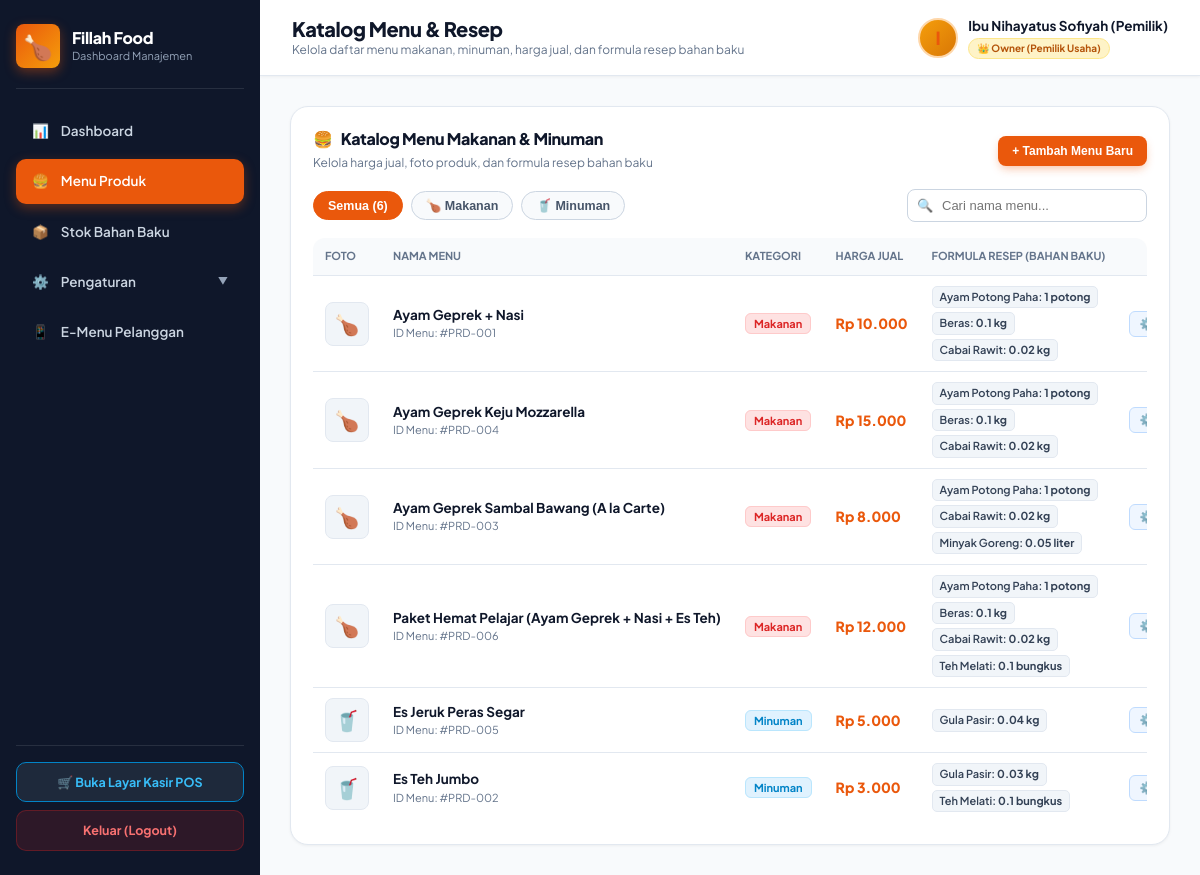
The app's page /admin.php?tab=produk (signed in) with its own data.
### tables this page shows
CREATE TABLE IF NOT EXISTS produk (
    id INT AUTO_INCREMENT PRIMARY KEY,
    nama_produk VARCHAR(100) NOT NULL,
    harga DECIMAL(10,2) NOT NULL,
    kategori ENUM('Makanan', 'Minuman') NOT NULL,
    gambar VARCHAR(255) NULL
);

CREATE TABLE IF NOT EXISTS resep (
    id INT AUTO_INCREMENT PRIMARY KEY,
    id_menu INT NOT NULL,
    id_bahan INT NOT NULL,
    jumlah_dibutuhkan DECIMAL(10,2) NOT NULL,
    FOREIGN KEY (id_menu) REFERENCES produk(id) ON DELETE CASCADE,
    FOREIGN KEY (id_bahan) REFERENCES bahan_baku(id) ON DELETE CASCADE
);

CREATE TABLE IF NOT EXISTS bahan_baku (
    id INT AUTO_INCREMENT PRIMARY KEY,
    nama_bahan VARCHAR(100) NOT NULL,
    stok DECIMAL(10,2) NOT NULL,
    satuan VARCHAR(20) NOT NULL,
    batas_minimum DECIMAL(10,2) NOT NULL,
    gambar VARCHAR(255) NULL
);

### auth_check.php (called while the page is built, shortened)
<?php
function is_owner() {
    return isset($_SESSION['role']) && $_SESSION['role'] === 'Owner';
}
?>

### admin.php (the view, shortened to what this page needs)
<?php
require_once 'auth_check.php';
require_once 'config.php';
$tab_aktif = isset($_GET['tab']) ? trim($_GET['tab']) : 'dashboard';
$produk_list = [];
$res_produk = $conn->query("SELECT * FROM produk ORDER BY kategori ASC, nama_produk ASC");
if ($res_produk) {
    while ($p = $res_produk->fetch_assoc()) {
        $produk_list[] = $p;
    }
}
$resep_map = [];
$res_resep = $conn->query("
    SELECT r.id, r.id_menu, r.id_bahan, r.jumlah_dibutuhkan, b.nama_bahan, b.satuan
    FROM resep r
    JOIN bahan_baku b ON r.id_bahan = b.id
    ORDER BY b.nama_bahan ASC
");
if ($res_resep) {
    while ($r = $res_resep->fetch_assoc()) {
        $resep_map[$r['id_menu']][] = $r;
    }
}
?>
<!DOCTYPE html>
<html lang="id">
<head>
    <link rel="stylesheet" href="style.css">
</head>
<body>
    <aside class="sidebar">
        <div>
            <div class="brand-section">
                <div class="brand-brand-wrap">
                    <div class="brand-icon">🍗</div>
                    <div class="brand-details">
                        <h2>Fillah Food</h2>
                        <p>Dashboard Manajemen</p>
                    </div>
                </div>
            </div>
            <nav class="nav-menu">
                <a href="admin.php?tab=dashboard" data-tab="dashboard" class="nav-item <?php echo ($tab_aktif === 'dashboard') ? 'active' : ''; ?>" onclick="pindahTab('dashboard', event)">
                    <span>📊</span> Dashboard
                </a>
                <a href="admin.php?tab=produk" data-tab="produk" class="nav-item <?php echo ($tab_aktif === 'produk') ? 'active' : ''; ?>" onclick="pindahTab('produk', event)">
                    <span>🍔</span> Menu Produk
                </a>
                <a href="admin.php?tab=stok" data-tab="stok" class="nav-item <?php echo ($tab_aktif === 'stok') ? 'active' : ''; ?>" onclick="pindahTab('stok', event)">
                    <span>📦</span> Stok Bahan Baku
                </a>
                <?php if (is_owner()): ?>
                <div class="nav-group <?php echo in_array($tab_aktif, ['pengguna', 'peran', 'user-setting']) ? 'open' : ''; ?>" id="nav-group-pengaturan">
                    <div class="nav-item nav-parent <?php echo in_array($tab_aktif, ['pengguna', 'peran', 'user-setting']) ? 'active' : ''; ?>" onclick="toggleSubmenu('nav-group-pengaturan')">
                        <div class="nav-parent-title">
                            <span>⚙️</span> Pengaturan
                        </div>
                        <span class="nav-arrow">▼</span>
                    </div>
                </div>
                <?php endif; ?>
                <a href="menu.php" target="_blank" class="nav-item">
                    <span>📱</span> E-Menu Pelanggan
                </a>
            </nav>
        </div>
        <div class="sidebar-footer">
            <a href="kasir.php" class="btn-switch-mode">
                🛒 Buka Layar Kasir POS
            </a>
            <a href="logout.php" class="btn-logout">
                Keluar (Logout)
            </a>
        </div>
    </aside>
    <div class="main-content">
        <header class="topbar">
            <div class="topbar-left">
                <div class="topbar-title">
                    <h1 id="topbar-page-title">
                        <?php
                            if ($tab_aktif === 'pengguna') echo 'Pengelolaan Pengguna';
                            elseif ($tab_aktif === 'peran') echo 'Peran & Hak Akses (RBAC)';
                            elseif ($tab_aktif === 'user-setting') echo 'User Setting & Profil Akun';
                            elseif ($tab_aktif === 'produk') echo 'Katalog Menu & Resep';
                            elseif ($tab_aktif === 'stok') echo 'Persediaan Bahan Baku (Stok)';
                            else echo 'Dashboard Manajemen';
                        ?>
                    </h1>
                    <p id="topbar-page-subtitle">
                        <?php
                            if ($tab_aktif === 'pengguna') echo 'Daftar akun staf terdaftar, pendaftaran staf baru, dan kontrol akun';
                            elseif ($tab_aktif === 'peran') echo 'Konfigurasi pembagian hak akses fitur dan penetapan peran staf (Owner, Admin, Kasir)';
                            elseif ($tab_aktif === 'user-setting') echo 'Pengaturan kredensial akun staf dan profil pribadi';
                            elseif ($tab_aktif === 'produk') echo 'Kelola daftar menu makanan, minuman, harga jual, dan formula resep bahan baku';
                            elseif ($tab_aktif === 'stok') echo 'Pantau sisa stok bahan baku, catat kulakan stok masuk (inbound), dan bahan rusak (outbound)';
                            else echo 'Ringkasan performa omzet bisnis, peringatan stok bahan baku, dan transaksi kasir';
                        ?>
                    </p>
                </div>
            </div>
            <div class="admin-profile">
                <div class="avatar" style="<?php echo (is_owner()) ? 'background: linear-gradient(135deg, #f59e0b, #d97706);' : 'background: linear-gradient(135deg, #0284c7, #0369a1);'; ?> overflow: hidden; padding: 0;">
                    <?php if (!empty($_SESSION['foto']) && file_exists(__DIR__ . '/' . $_SESSION['foto'])): ?>
                        <img src="<?php echo htmlspecialchars($_SESSION['foto']); ?>" alt="Avatar" style="width: 100%; height: 100%; object-fit: cover;">
                    <?php else: ?>
                        <?php
                            $nama_disp = !empty($_SESSION['nama_lengkap']) ? $_SESSION['nama_lengkap'] : $_SESSION['username'];
                            echo strtoupper(substr($nama_disp, 0, 1));
                        ?>
                    <?php endif; ?>
                </div>
                <div class="admin-profile-name">
                    <div style="font-size: 13.5px; font-weight: 700;">
                        <?php echo htmlspecialchars($nama_disp); ?>
                    </div>
                    <div style="font-size: 11px; margin-top: 2px;">
                        <?php if (is_owner()): ?>
                            <span class="badge badge-role-owner" style="font-size: 10px; padding: 2px 8px;">👑 Owner (Pemilik Usaha)</span>
                        <?php else: ?>
                            <span class="badge badge-role-admin" style="font-size: 10px; padding: 2px 8px;">⚙️ Admin (Staf Persediaan)</span>
                        <?php endif; ?>
                    </div>
                </div>
            </div>
        </header>
        <div class="content-body">
        <div id="view-produk" class="tab-view" style="<?php echo ($tab_aktif === 'produk') ? '' : 'display: none;'; ?>">
            <div class="panel-card">
                <div class="panel-header">
                    <div>
                        <h2><span>🍔</span> Katalog Menu Makanan & Minuman</h2>
                        <span style="font-size: 12px; color: var(--text-muted);">Kelola harga jual, foto produk, dan formula resep bahan baku</span>
                    </div>
                    <button class="btn-primary-sm" onclick="bukaModalProdukBaru()">+ Tambah Menu Baru</button>
                </div>
                <div class="filter-bar">
                    <div class="filter-pills">
                        <button type="button" class="filter-pill active" onclick="filterKategoriProduk('all', this)">Semua (<?php echo count($produk_list); ?>)</button>
                        <button type="button" class="filter-pill" onclick="filterKategoriProduk('Makanan', this)">🍗 Makanan</button>
                        <button type="button" class="filter-pill" onclick="filterKategoriProduk('Minuman', this)">🥤 Minuman</button>
                    </div>
                    <div class="search-input-wrap">
                        <span class="search-icon">🔍</span>
                        <input type="text" id="cari-menu-produk" placeholder="Cari nama menu..." onkeyup="filterMenuProduk()">
                    </div>
                </div>
                <div class="table-responsive">
                    <table id="tabel-menu-produk">
                        <thead>
                            <tr>
                                <th style="width: 50px;">Foto</th>
                                <th>Nama Menu</th>
                                <th>Kategori</th>
                                <th>Harga Jual</th>
                                <th>Formula Resep (Bahan Baku)</th>
                                <th style="text-align: right;">Aksi</th>
                            </tr>
                        </thead>
                        <tbody>
                            <?php if (empty($produk_list)): ?>
                                <tr>
                                    <td colspan="6" style="text-align: center; color: var(--text-muted); padding: 30px;">
                                        Belum ada menu produk terdaftar. Klik <strong>"+ Tambah Menu Baru"</strong> untuk mulai mendaftarkan.
                                    </td>
                                </tr>
                            <?php else: ?>
                                <?php foreach ($produk_list as $p): ?>
                                    <tr class="baris-produk" data-kategori="<?php echo htmlspecialchars($p['kategori']); ?>">
                                        <td>
                                            <div class="item-thumb-box">
                                                <?php if (!empty($p['gambar']) && file_exists(__DIR__ . '/' . $p['gambar'])): ?>
                                                    <img src="<?php echo htmlspecialchars($p['gambar']); ?>" alt="<?php echo htmlspecialchars($p['nama_produk']); ?>">
                                                <?php else: ?>
                                                    <span><?php echo ($p['kategori'] === 'Minuman') ? '🥤' : '🍗'; ?></span>
                                                <?php endif; ?>
                                            </div>
                                        </td>
                                        <td>
                                            <strong class="nama-produk-teks" style="font-size: 13.5px;"><?php echo htmlspecialchars($p['nama_produk']); ?></strong>
                                            <div style="font-size: 11px; color: var(--text-muted);">ID Menu: #PRD-<?php echo str_pad($p['id'], 3, '0', STR_PAD_LEFT); ?></div>
                                        </td>
                                        <td>
                                            <span class="<?php echo ($p['kategori'] === 'Minuman') ? 'badge-kat-minuman' : 'badge-kat-makanan'; ?>">
                                                <?php echo htmlspecialchars($p['kategori']); ?>
                                            </span>
                                        </td>
                                        <td>
                                            <span style="font-weight: 800; color: var(--primary); font-size: 14px;">
                                                Rp <?php echo number_format($p['harga'], 0, ',', '.'); ?>
                                            </span>
                                        </td>
                                        <td>
                                            <?php if (!empty($resep_map[$p['id']])): ?>
                                                <div class="resep-tag-list">
                                                    <?php foreach ($resep_map[$p['id']] as $item_r): ?>
                                                        <span class="resep-tag">
                                                            <?php echo htmlspecialchars($item_r['nama_bahan']); ?>:
                                                            <strong><?php echo rtrim(rtrim(number_format($item_r['jumlah_dibutuhkan'], 2, '.', ''), '0'), '.'); ?> <?php echo htmlspecialchars($item_r['satuan']); ?></strong>
                                                        </span>
                                                    <?php endforeach; ?>
                                                </div>
                                            <?php else: ?>
                                                <span style="font-size: 11.5px; color: #94a3b8; font-style: italic;">⚠️ Belum diatur resep</span>
                                            <?php endif; ?>
                                        </td>
                                        <td style="text-align: right; white-space: nowrap;">
                                            <button type="button" class="btn-table-action btn-resep" onclick="bukaModalAturResep(<?php echo $p['id']; ?>, '<?php echo addslashes($p['nama_produk']); ?>')">
                                                ⚙️ Atur Resep
                                            </button>
                                        </td>
                                    </tr>
                                <?php endforeach; ?>
                            <?php endif; ?>
                        </tbody>
                    </table>
                </div>
            </div>
        </div>
        </div>
    </div>
</body>
</html>

### style.css (style rules this page uses)
:root { --primary: #ea580c; --primary-hover: #c2410c; --primary-light: #fff7ed; --secondary: #f59e0b; --success: #16a34a; --success-hover: #15803d; --success-light: #dcfce7; --warning: #d97706; --warning-light: #fef3c7; --danger: #dc2626; --danger-light: #fee2e2; --bg-canvas: #f8fafc; --bg-card: #ffffff; --sidebar-bg: #0f172a; --sidebar-hover: #1e293b; --text-dark: #0f172a; --text-muted: #64748b; --border: #e2e8f0; --radius-sm: 8px; --radius-md: 12px; --radius-lg: 18px; --radius-xl: 24px; --shadow-sm: 0 1px 3px rgba(0, 0, 0, 0.05); --shadow-md: 0 4px 12px -2px rgba(15, 23, 42, 0.08); --shadow-lg: 0 10px 25px -5px rgba(234, 88, 12, 0.15), 0 0 1px 1px rgba(0, 0, 0, 0.05); --shadow-primary: 0 4px 14px -2px rgba(234, 88, 12, 0.4); --safe-top: env(safe-area-inset-top, 0px); --safe-bottom: env(safe-area-inset-bottom, 0px); --safe-left: env(safe-area-inset-left, 0px); --safe-right: env(safe-area-inset-right, 0px); }
*, *::before, *::after { margin: 0; padding: 0; box-sizing: border-box; -webkit-tap-highlight-color: transparent; }
html { font-size: 16px; scroll-behavior: smooth; -webkit-text-size-adjust: 100%; }
body { background-color: var(--bg-canvas); color: var(--text-dark); font-family: 'Plus Jakarta Sans', system-ui, -apple-system, BlinkMacSystemFont, 'Segoe UI', Roboto, sans-serif; line-height: 1.5; min-height: 100vh; min-height: 100dvh; overflow-x: hidden; }
h1, h2, h3, h4, h5, h6 { color: var(--text-dark); font-weight: 800; letter-spacing: -0.02em; line-height: 1.25; }
.badge { display: inline-flex; align-items: center; gap: 4px; padding: 4px 10px; border-radius: 20px; font-size: 0.725rem; font-weight: 700; white-space: nowrap; }
.table-responsive { width: 100%; overflow-x: auto; -webkit-overflow-scrolling: touch; border-radius: var(--radius-md); }
.table-responsive table { width: 100%; min-width: 580px; border-collapse: collapse; }

### records on screen
produk: nama_produk "Ayam Geprek + Nasi", id "001", kategori "Makanan", harga "10.000"
resep: id_bahan.nama_bahan "Ayam Potong Paha", jumlah_dibutuhkan "1", id_bahan.satuan "potong"
resep: id_bahan.nama_bahan "Beras", jumlah_dibutuhkan "0.1", id_bahan.satuan "kg"
resep: id_bahan.nama_bahan "Cabai Rawit", jumlah_dibutuhkan "0.02", id_bahan.satuan "kg"
produk: nama_produk "Ayam Geprek Keju Mozzarella", id "004", kategori "Makanan", harga "15.000"
resep: id_bahan.nama_bahan "Ayam Potong Paha", jumlah_dibutuhkan "1", id_bahan.satuan "potong"
resep: id_bahan.nama_bahan "Beras", jumlah_dibutuhkan "0.1", id_bahan.satuan "kg"
resep: id_bahan.nama_bahan "Cabai Rawit", jumlah_dibutuhkan "0.02", id_bahan.satuan "kg"
produk: nama_produk "Ayam Geprek Sambal Bawang (A la Carte)", id "003", kategori "Makanan", harga "8.000"
resep: id_bahan.nama_bahan "Ayam Potong Paha", jumlah_dibutuhkan "1", id_bahan.satuan "potong"
resep: id_bahan.nama_bahan "Cabai Rawit", jumlah_dibutuhkan "0.02", id_bahan.satuan "kg"
resep: id_bahan.nama_bahan "Minyak Goreng", jumlah_dibutuhkan "0.05", id_bahan.satuan "liter"
produk: nama_produk "Paket Hemat Pelajar (Ayam Geprek + Nasi + Es Teh)", id "006", kategori "Makanan", harga "12.000"
resep: id_bahan.nama_bahan "Ayam Potong Paha", jumlah_dibutuhkan "1", id_bahan.satuan "potong"
resep: id_bahan.nama_bahan "Beras", jumlah_dibutuhkan "0.1", id_bahan.satuan "kg"
resep: id_bahan.nama_bahan "Cabai Rawit", jumlah_dibutuhkan "0.02", id_bahan.satuan "kg"
resep: id_bahan.nama_bahan "Teh Melati", jumlah_dibutuhkan "0.1", id_bahan.satuan "bungkus"
produk: nama_produk "Es Jeruk Peras Segar", id "005", kategori "Minuman", harga "5.000"
resep: id_bahan.nama_bahan "Gula Pasir", jumlah_dibutuhkan "0.04", id_bahan.satuan "kg"
produk: nama_produk "Es Teh Jumbo", id "002", kategori "Minuman", harga "3.000"
resep: id_bahan.nama_bahan "Gula Pasir", jumlah_dibutuhkan "0.03", id_bahan.satuan "kg"
resep: id_bahan.nama_bahan "Teh Melati", jumlah_dibutuhkan "0.1", id_bahan.satuan "bungkus"

### other values on screen
substr($nama_disp, 0, 1) "I"
$nama_disp "Ibu Nihayatus Sofiyah (Pemilik)"
count($produk_list) "6"
